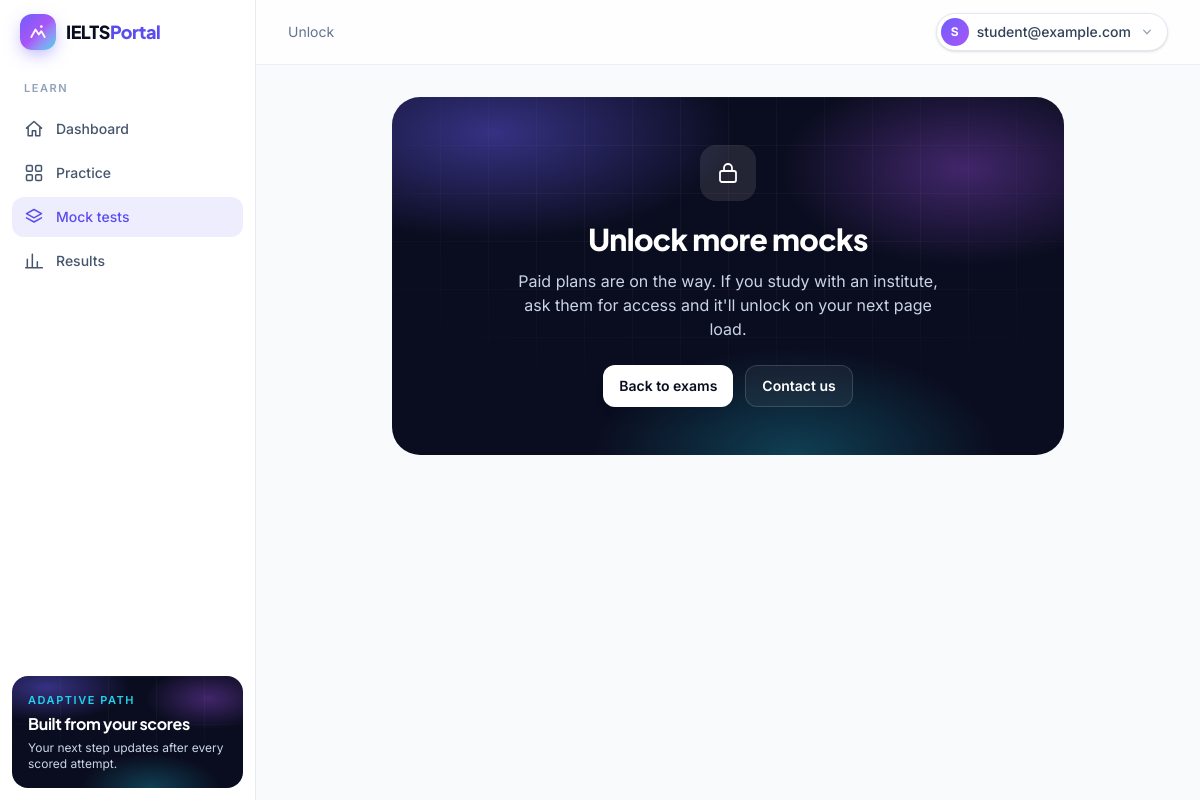
The page /locked/ (signed in) on the database its author committed.
### accounts/models.py (models this page shows, shortened)
class User(AbstractUser):
    firebase_uid = models.CharField(
        max_length=128,
        unique=True,
        null=True,
        blank=True,
        help_text="Firebase Authentication uid (Google sign-in).",
    )
    class Meta(AbstractUser.Meta):
        constraints = [
            models.UniqueConstraint(
                Lower("email"),
                condition=~Q(email=""),
                name="accounts_user_email_ci_unique",
            )
        ]

class UserProfile(TimeStampedModel):
    user = models.OneToOneField(
        settings.AUTH_USER_MODEL, on_delete=models.CASCADE, related_name="profile"
    )
    display_name = models.CharField(max_length=150, blank=True)
    role_primary = models.CharField(
        max_length=20, choices=Role.choices, default=Role.STUDENT
    )
    primary_exam = models.ForeignKey(
        "catalog.Exam",
        on_delete=models.SET_NULL,
        null=True,
        blank=True,
        related_name="+",
    )
    target_score = models.DecimalField(
        max_digits=4,
        decimal_places=1,
        null=True,
        blank=True,
        help_text="PTE 10-90 or IELTS band 0-9.",
    )
    timezone = models.CharField(max_length=64, default="Asia/Kolkata")
    free_mocks_remaining = models.PositiveIntegerField(default=1)
    onboarded_at = models.DateTimeField(null=True, blank=True)
    avatar_url = models.URLField(max_length=500, blank=True)
    meta = models.JSONField(default=dict, blank=True)

### plans/views.py (the view)
# urls.py: path("locked/", views.LockedView.as_view(), name="locked"),
class LockedView(RoleRequiredMixin, TemplateView):
    template_name = "plans/locked.html"

### accounts/permissions.py (called while the page is built)
    def dispatch(self, request, *args, **kwargs):
        if not request.user.is_authenticated:
            return self.handle_no_permission()
        context = getattr(request, "auth_context", None) or sync_auth_context(request)
        if context["role"] not in self.roles:
            return self.wrong_role(request, context)
        return super().dispatch(request, *args, **kwargs)

### accounts/services.py (called while the page is built, shortened)
def get_profile(user):
    profile, _ = UserProfile.objects.get_or_create(user=user)
    return profile

def resolve_auth_context(user):
    if user.is_superuser:
        return {"role": Role.SUPER_ADMIN, "tenant_id": None, "tenant_name": ""}
    memberships = (
        Membership.objects.filter(user=user, is_active=True, tenant__is_active=True)
        .select_related("tenant")
        .order_by("-role", "created_at")  # "student" sorts after "org"
    )
    membership = memberships.first()
    if membership is None:
        return {"role": Role.STUDENT, "tenant_id": None, "tenant_name": ""}

def sync_auth_context(request):
    context = resolve_auth_context(request.user)
    if request.session.get("auth_context") != context:
        request.session["auth_context"] = context
        profile = get_profile(request.user)
        if profile.role_primary != context["role"]:
            profile.role_primary = context["role"]
            profile.save(update_fields=["role_primary", "updated_at"])
    request.auth_context = context
    return context

### core/context_processors.py (called while the page is built)
def site(request):
    return {
        "PRACTICE_SCORE_DISCLAIMER": settings.PRACTICE_SCORE_DISCLAIMER,
        "CONTACT_EMAIL": settings.CONTACT_EMAIL,
        "auth_context": getattr(request, "auth_context", None),
    }

def _student_urls(user):
    from django.urls import reverse
    from accounts.services import get_profile
    from catalog.models import Exam
    exam = get_profile(user).primary_exam
    if exam is None or not exam.is_active:
        exam = Exam.objects.filter(code="IELTS_ACADEMIC", is_active=True).first()
    exams = reverse("catalog:exam_list")
    return [
        reverse("analytics:dashboard"),
        reverse("catalog:exam_detail", args=[exam.slug]) + "?tab=types"
        if exam
        else exams,
        reverse("catalog:mock_list", args=[exam.slug]) if exam else exams,
        reverse("analytics:results"),
    ]

### templates/plans/locked.html (shortened to what this page needs)
{% extends "app/base.html" %}
{% block crumbs %}Unlock{% endblock %}
{% block content %}
<section data-animate class="relative isolate mx-auto max-w-2xl overflow-hidden rounded-[1.75rem] bg-aurora p-8 text-center text-white sm:p-12">
  <div class="pointer-events-none absolute inset-0 -z-10 bg-grid opacity-60"></div>
  <span class="mx-auto grid h-14 w-14 place-items-center rounded-2xl bg-white/10">{% include "components/icon.html" with name="lock" cls="h-6 w-6" %}</span>
  <h1 class="mt-5 font-display text-3xl font-extrabold">Unlock more mocks</h1>
  <p class="mx-auto mt-3 max-w-md text-slate-300">Paid plans are on the way. If you study with an institute, ask them for access and it'll unlock on your next page load.</p>
  <div class="mt-6 flex flex-wrap justify-center gap-3"><a class="btn-light" href="{% url 'catalog:exam_list' %}">Back to exams</a><a class="btn-glass" href="{% url 'pages:contact' %}">Contact us</a></div>
</section>
{% endblock %}

### templates/components/user_menu.html (shortened to what this page needs)
<div class="relative" x-data="{ open: false, busy: false }" @keydown.escape.window="open = false" @click.outside="open = false">
  <button type="button" class="flex items-center gap-2 rounded-full border border-slate-200 bg-white py-1 pr-3 pl-1 text-sm font-medium text-slate-700 shadow-sm transition hover:border-slate-300" @click="open = !open" :aria-expanded="open" aria-haspopup="menu">
    {% if user.profile.avatar_url %}<img src="{{ user.profile.avatar_url }}" alt="" class="h-7 w-7 rounded-full object-cover">
    {% else %}<span class="grid h-7 w-7 place-items-center rounded-full bg-gradient-to-br from-aurora-1 to-aurora-2 text-xs font-bold text-white">{{ user.profile.display_name|default:user.email|default:user.username|first|upper }}</span>{% endif %}
    <span class="hidden max-w-[10rem] truncate sm:inline">{{ user.profile.display_name|default:user.email|default:user.username }}</span>
  </button>
</div>

### rows shown on the page
User: profile.display_name|first "S", profile.display_name "student@example.com"

### other values the page prints
{{ item.label }} "Dashboard" "Practice" "Mock tests" "Results"
